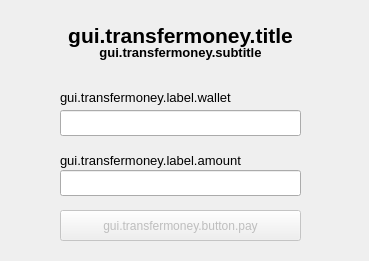
<?xml version="1.0" encoding="UTF-8"?>
<ui version="4.0">
 <class>TransferMoney</class>
 <widget class="QDialog" name="TransferMoney">
  <property name="geometry">
   <rect>
    <x>0</x>
    <y>0</y>
    <width>369</width>
    <height>261</height>
   </rect>
  </property>
  <property name="windowTitle">
   <string>form.title.transfermoney</string>
  </property>
  <widget class="QLabel" name="title">
   <property name="geometry">
    <rect>
     <x>60</x>
     <y>20</y>
     <width>241</width>
     <height>31</height>
    </rect>
   </property>
   <property name="styleSheet">
    <string notr="true">font: 75 25pt &quot;Trebuchet MS&quot;;</string>
   </property>
   <property name="text">
    <string>&lt;html&gt;&lt;head/&gt;&lt;body&gt;&lt;p align=&quot;center&quot;&gt;&lt;span style=&quot; font-size:16pt; font-weight:600;&quot;&gt;gui.transfermoney.title&lt;/span&gt;&lt;/p&gt;&lt;/body&gt;&lt;/html&gt;</string>
   </property>
  </widget>
  <widget class="QLabel" name="title2">
   <property name="geometry">
    <rect>
     <x>60</x>
     <y>45</y>
     <width>241</width>
     <height>16</height>
    </rect>
   </property>
   <property name="styleSheet">
    <string notr="true">font: 75 12pt &quot;Trebuchet MS&quot;;</string>
   </property>
   <property name="text">
    <string>&lt;html&gt;&lt;head/&gt;&lt;body&gt;&lt;p align=&quot;center&quot;&gt;&lt;span style=&quot; font-size:10pt; font-weight:600;&quot;&gt;gui.transfermoney.subtitle&lt;/span&gt;&lt;/p&gt;&lt;/body&gt;&lt;/html&gt;</string>
   </property>
  </widget>
  <widget class="QLineEdit" name="walletIdField">
   <property name="geometry">
    <rect>
     <x>60</x>
     <y>110</y>
     <width>241</width>
     <height>26</height>
    </rect>
   </property>
   <property name="styleSheet">
    <string notr="true">font: 75 10pt &quot;Trebuchet MS&quot;;</string>
   </property>
   <property name="maxLength">
    <number>10</number>
   </property>
   <property name="echoMode">
    <enum>QLineEdit::Normal</enum>
   </property>
  </widget>
  <widget class="QLabel" name="walletIdLabel">
   <property name="geometry">
    <rect>
     <x>60</x>
     <y>90</y>
     <width>241</width>
     <height>16</height>
    </rect>
   </property>
   <property name="styleSheet">
    <string notr="true">font: 75 12pt &quot;Trebuchet MS&quot;;</string>
   </property>
   <property name="text">
    <string>&lt;html&gt;&lt;head/&gt;&lt;body&gt;&lt;p&gt;&lt;span style=&quot; font-size:10pt;&quot;&gt;gui.transfermoney.label.wallet&lt;/span&gt;&lt;/p&gt;&lt;/body&gt;&lt;/html&gt;</string>
   </property>
  </widget>
  <widget class="QLabel" name="amountLabel">
   <property name="geometry">
    <rect>
     <x>60</x>
     <y>150</y>
     <width>241</width>
     <height>21</height>
    </rect>
   </property>
   <property name="styleSheet">
    <string notr="true">font: 75 11pt &quot;Trebuchet MS&quot;;</string>
   </property>
   <property name="text">
    <string>&lt;html&gt;&lt;head/&gt;&lt;body&gt;&lt;p&gt;&lt;span style=&quot; font-size:10pt;&quot;&gt;gui.transfermoney.label.amount&lt;/span&gt;&lt;/p&gt;&lt;/body&gt;&lt;/html&gt;</string>
   </property>
  </widget>
  <widget class="QLineEdit" name="amountField">
   <property name="geometry">
    <rect>
     <x>60</x>
     <y>170</y>
     <width>241</width>
     <height>26</height>
    </rect>
   </property>
   <property name="styleSheet">
    <string notr="true">font: 75 10pt &quot;Trebuchet MS&quot;;</string>
   </property>
   <property name="maxLength">
    <number>11</number>
   </property>
   <property name="echoMode">
    <enum>QLineEdit::Normal</enum>
   </property>
  </widget>
  <widget class="QPushButton" name="payButton">
   <property name="enabled">
    <bool>false</bool>
   </property>
   <property name="geometry">
    <rect>
     <x>60</x>
     <y>210</y>
     <width>241</width>
     <height>31</height>
    </rect>
   </property>
   <property name="styleSheet">
    <string notr="true">font: 75 10pt &quot;Trebuchet MS&quot;;</string>
   </property>
   <property name="text">
    <string>gui.transfermoney.button.pay</string>
   </property>
  </widget>
 </widget>
 <resources/>
 <connections/>
</ui>
